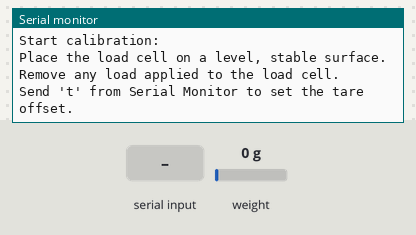
This sketch was run on a simulated Arduino MKR. Shown: the last lines printed to the serial monitor. Inputs (shaded band) come from the test bench; at power-on: weight on the scale 0 g. WiFi joins after 1.5 s; servers stay silent unless stated.

Above: at 7.7 s.
7.8 s: "t90\n" received over Serial
At 9.0 s:
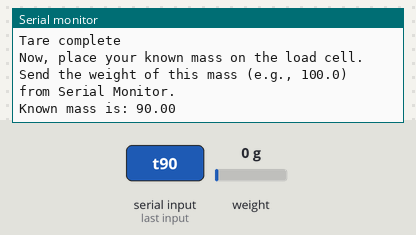
9.3 s: "y90\n" received over Serial
At 9.51 s:
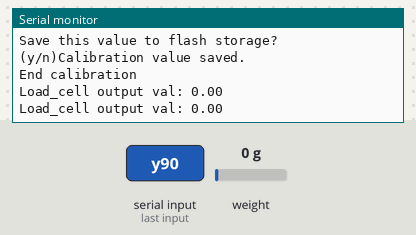
10.9 s: weight on the scale set to 100 g
At 12.4 s:
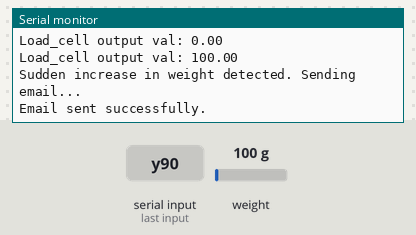

The sketch:

PackageDetection2.ino
```cpp
#include <Arduino.h>
#include <WiFiNINA.h>
#include <ESP_Mail_Client.h>
#include <HX711_ADC.h>
#include <FlashStorage.h>
#include "arduino_secrets.h" // Separate file to hold credentials and other important info

// Wifi Credentials
char WIFI_SSID[] =  SECRET_WIFI_SSID;
char WIFI_PASSWORD[] = SECRET_WIFI_PASSWORD;

// Pins:
const int HX711_dout = 4;
const int HX711_sck = 5;

// SMTP
#define SMTP_HOST "smtp.gmail.com"
#define SMTP_PORT esp_mail_smtp_port_587

// Email credentials
char AUTHOR_EMAIL[] = SECRET_AUTHOR_EMAIL;
char AUTHOR_PASSWORD[] = SECRET_AUTHOR_PASSWORD;

/* Recipient email address */
char RECIPIENT_EMAIL[] = SECRET_RECIPIENT_EMAIL;

// HX711 Constructor:
HX711_ADC LoadCell(HX711_dout, HX711_sck);

// Emulated EEPROM address:
FlashStorage(calibrationValueStorage, float); // Flash storage for calibration value
float calibrationValue = 1.0;                // Default calibration value

unsigned long t = 0;

/* Declare the global used SMTPSession object for SMTP transport */
SMTPSession smtp;

/* Callback function to get the Email sending status */
void smtpCallback(SMTP_Status status);

// Change to false after message sent
bool running = true;

float previousWeight = 99999.9; // Variable to store the last weight reading

void setup() {
  Serial.begin(9600);
  while (!Serial) {
    ; // Wait for the serial port to connect. Needed for native USB
  }

  // Messaging Setup
  Serial.println();
  WiFi.begin(WIFI_SSID, WIFI_PASSWORD);
  Serial.print("Connecting to Wi-Fi");
  while (WiFi.status() != WL_CONNECTED)
  {
    Serial.print(".");
    delay(300);
  }
  Serial.println();
  Serial.print("Connected with IP: ");
  Serial.println(WiFi.localIP());
  Serial.println();

  // Load Cell Setup:
  LoadCell.begin();
  unsigned long stabilizingtime = 5000; // Stabilizing time after power-up
  boolean _tare = true; // Perform tare at startup
  LoadCell.start(stabilizingtime, _tare);

  if (LoadCell.getTareTimeoutFlag() || LoadCell.getSignalTimeoutFlag()) {
    Serial.println("Timeout, check MCU>HX711 wiring and pin designations");
    while (1);
  } else {
    // Load calibration value from emulated EEPROM
    float storedCalValue = calibrationValueStorage.read();
    if (!isnan(storedCalValue) && storedCalValue != 0) {
      calibrationValue = storedCalValue;
    }
    LoadCell.setCalFactor(calibrationValue);
    Serial.println("Startup is complete");
  }

  while (!LoadCell.update());
  calibrate(); // Start calibration procedure
}

void loop() {
  static boolean newDataReady = 0;
  const int serialPrintInterval = 0; // Increase to slow down serial output

  if (running) {
    // Check for new data/start next conversion:
    if (LoadCell.update()) newDataReady = true;

    if (newDataReady) {
      if (millis() > t + serialPrintInterval) {
        float currentWeight = LoadCell.getData();
        Serial.print("Load_cell output val: ");
        Serial.println(currentWeight);

        // Check for a sudden increase in weight
        if (currentWeight > previousWeight + 20.0) { // Adjust threshold as needed
          Serial.println("Sudden increase in weight detected. Sending email...");
          sendEmail();
          running = false; // Stop further checks after sending the email
        }

        previousWeight = currentWeight; // Update the previous weight
        newDataReady = 0;
        t = millis();
      }
    }

    // Receive commands from the Serial Monitor
    if (Serial.available() > 0) {
      char inByte = Serial.read();
      if (inByte == 't') LoadCell.tareNoDelay(); // Tare
      else if (inByte == 'r') calibrate();       // Calibrate
      else if (inByte == 'c') changeSavedCalFactor(); // Edit calibration value manually
    }

    // Check if the last tare operation is complete
    if (LoadCell.getTareStatus() == true) {
      Serial.println("Tare complete");
    }
  }
}

void sendEmail() {

  // Set the network reconnection option
  MailClient.networkReconnect(true);

  smtp.debug(1);

  // Set the callback function to get the sending results
  smtp.callback(smtpCallback);
  // Declare the Session_Config for user defined session credentials
  Session_Config config;

  // Set the session config
  config.server.host_name = SMTP_HOST;
  config.server.port = SMTP_PORT;
  config.login.email = AUTHOR_EMAIL;
  config.login.password = AUTHOR_PASSWORD;

  config.login.user_domain = F("127.0.0.1");
  config.time.ntp_server = F("pool.ntp.org,time.nist.gov");
  config.time.gmt_offset = 3;
  config.time.day_light_offset = 0;

  // Declare the message class
  SMTP_Message message;

  // Set the message headers
  message.sender.name = F("Package Sensor");
  message.sender.email = AUTHOR_EMAIL;

  String subject = "Package Received";
  message.subject = subject;

  message.addRecipient(F("Someone "), RECIPIENT_EMAIL);

  String textMsg = "A Package has been placed on the doormat";

  message.text.content = textMsg;
  message.text.transfer_encoding = "base64";
  message.text.charSet = F("utf-8");
  message.priority = esp_mail_smtp_priority::esp_mail_smtp_priority_low;
  message.addHeader(F("Message-ID: <abcde.fghij@gmail.com>"));

  // Connect to the server
  if (!smtp.connect(&config)) {
    MailClient.printf("Connection error, Status Code: %d, Error Code: %d, Reason: %s\n", smtp.statusCode(), smtp.errorCode(), smtp.errorReason().c_str());
    return;
  }

  if (!MailClient.sendMail(&smtp, &message)) {
    MailClient.printf("Error, Status Code: %d, Error Code: %d, Reason: %s\n", smtp.statusCode(), smtp.errorCode(), smtp.errorReason().c_str());
  } else {
    Serial.println("Email sent successfully.");
  }
}

void calibrate() {
  Serial.println("***");
  Serial.println("Start calibration:");
  Serial.println("Place the load cell on a level, stable surface.");
  Serial.println("Remove any load applied to the load cell.");
  Serial.println("Send 't' from Serial Monitor to set the tare offset.");

  boolean _resume = false;
  while (!_resume) {
    LoadCell.update();
    if (Serial.available() > 0) {
      char inByte = Serial.read();
      if (inByte == 't') LoadCell.tareNoDelay();
    }
    if (LoadCell.getTareStatus() == true) {
      Serial.println("Tare complete");
      _resume = true;
    }
  }

  Serial.println("Now, place your known mass on the load cell.");
  Serial.println("Send the weight of this mass (e.g., 100.0) from Serial Monitor.");

  float known_mass = 0;
  _resume = false;
  while (!_resume) {
    LoadCell.update();
    if (Serial.available() > 0) {
      known_mass = Serial.parseFloat();
      if (known_mass != 0) {
        Serial.print("Known mass is: ");
        Serial.println(known_mass);
        _resume = true;
      }
    }
  }

  LoadCell.refreshDataSet(); // Refresh the dataset to ensure accurate measurement
  float newCalibrationValue = LoadCell.getNewCalibration(known_mass);

  Serial.print("New calibration value has been set to: ");
  Serial.print(newCalibrationValue);
  Serial.println(". Use this as the calibration value (calFactor) in your project sketch.");
  Serial.print("Save this value to flash storage? (y/n)");

  _resume = false;
  while (!_resume) {
    if (Serial.available() > 0) {
      char inByte = Serial.read();
      if (inByte == 'y') {
        calibrationValueStorage.write(newCalibrationValue);
        Serial.println("Calibration value saved.");
        _resume = true;
      } else if (inByte == 'n') {
        Serial.println("Calibration value not saved.");
        _resume = true;
      }
    }
  }

  Serial.println("End calibration");
}

void changeSavedCalFactor() {
  float oldCalibrationValue = LoadCell.getCalFactor();
  Serial.println("***");
  Serial.print("Current calibration value is: ");
  Serial.println(oldCalibrationValue);
  Serial.println("Send the new calibration value from Serial Monitor (e.g., 696.0)");

  boolean _resume = false;
  float newCalibrationValue;
  while (!_resume) {
    if (Serial.available() > 0) {
      newCalibrationValue = Serial.parseFloat();
      if (newCalibrationValue != 0) {
        Serial.print("New calibration value is: ");
        Serial.println(newCalibrationValue);
        LoadCell.setCalFactor(newCalibrationValue);
        calibrationValueStorage.write(newCalibrationValue);
        Serial.println("Calibration value saved.");
        _resume = true;
      }
    }
  }

  Serial.println("End change calibration value");
}

/* Callback function to get the Email sending status */
void smtpCallback(SMTP_Status status)
{
  /* Print the current status */
  Serial.println(status.info());

  /* Print the sending result */
  if (status.success())
  {

    Serial.println("----------------");
    MailClient.printf("Message sent success: %d\n", status.completedCount());
    MailClient.printf("Message sent failed: %d\n", status.failedCount());
    Serial.println("----------------\n");

    for (size_t i = 0; i < smtp.sendingResult.size(); i++)
    {
      /* Get the result item */
      SMTP_Result result = smtp.sendingResult.getItem(i);

      MailClient.printf("Message No: %d\n", i + 1);
      MailClient.printf("Status: %s\n", result.completed ? "success" : "failed");
      MailClient.printf("Date/Time: %s\n", MailClient.Time.getDateTimeString(result.timestamp, "%B %d, %Y %H:%M:%S").c_str());
      MailClient.printf("Recipient: %s\n", result.recipients.c_str());
      MailClient.printf("Subject: %s\n", result.subject.c_str());
    }
    Serial.println("----------------\n");

    // You need to clear sending result as the memory usage will grow up.
    smtp.sendingResult.clear();
  }
}
```

arduino_secrets.h
```cpp
#define SECRET_WIFI_SSID "WIFINAME"
#define SECRET_WIFI_PASSWORD "WIFIPASSWORD"
#define SECRET_AUTHOR_EMAIL "email@email.com"
#define SECRET_AUTHOR_PASSWORD "EMAIL_APP_PASSWORD"
#define SECRET_RECIPIENT_EMAIL "RECIPIENT@PHONE_NUMBER_EMAIL"
```

Measured:
- after the input at 7.8 s, the serial monitor: prints a new line at once (image 1)
- after the input at 9.3 s, the serial monitor: prints a new line after 0.10 s (image 2)
- after the input at 10.9 s, the serial monitor: prints a new line at once (image 3)
